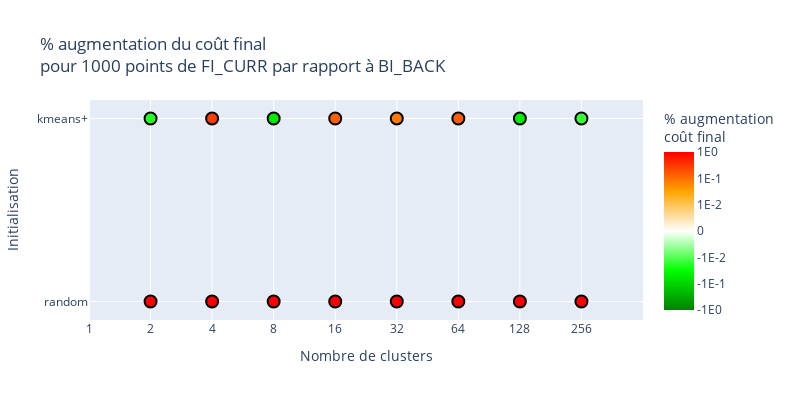
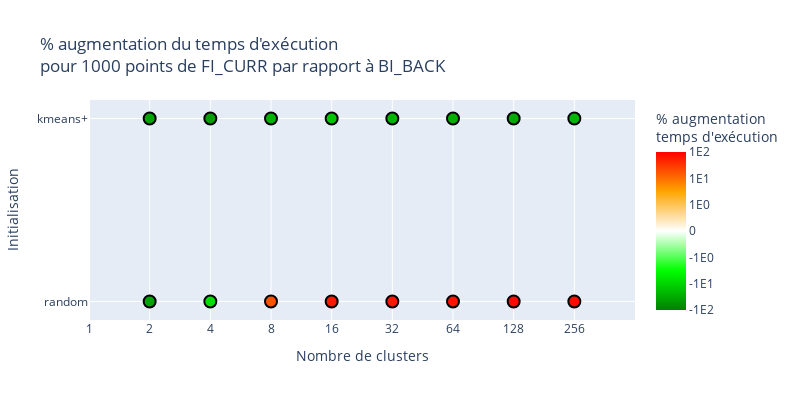
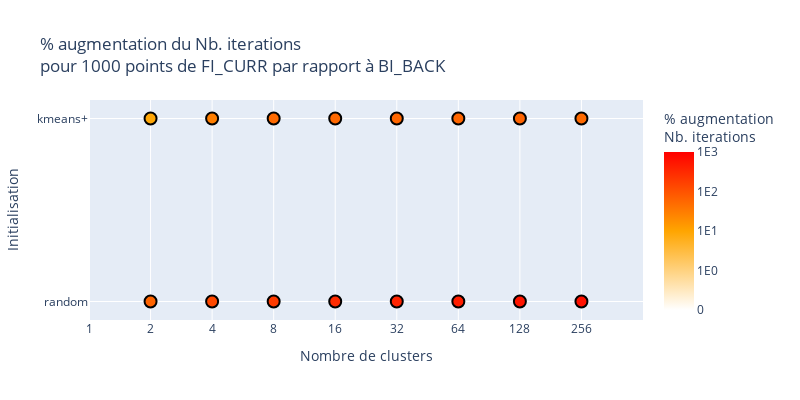
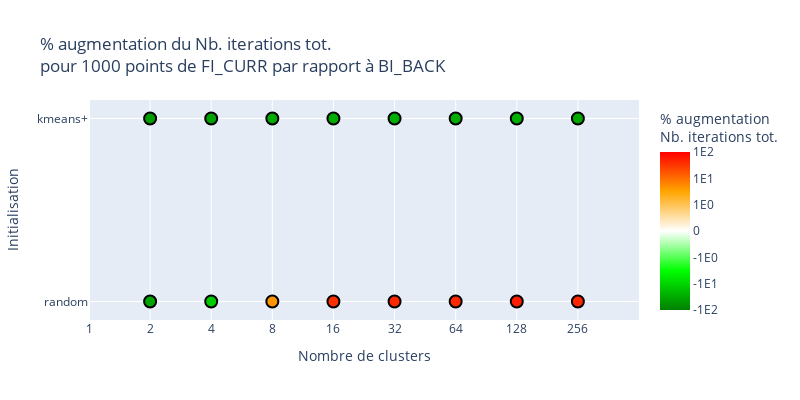

Notebook source saved alongside these figures, in order:
### Code cell
ALGO = "FI_CURR"
for FIELD,(name,ticks_pow,sign) in {"end_cost":("coût final",[-2,-1,0],True),"time":("temps d'exécution",[0,1,2],True),"num_iter":("Nb. iterations",[0,1,2,3],False),"num_iter_tot":("Nb. iterations tot.",[0,1,2],True)}.items():
    df = df_compil[FIELD]
    Ldf = []
    for init in ["random","kmeans+"]:
        df_init = pd.concat([df[(init,"% augm. "+ALGO)]],axis=1,keys=["% augm. "+ALGO]).reset_index()
        df_init["init_type"] = init
        Ldf.append(df_init)
    df = pd.concat(Ldf,axis=0)

    max_val = max(abs(x) for x in ticks_pow)
    min_ticks = min(ticks_pow)
    def logscale(x):
        x = np.array(x)
        log_val = np.log10(np.abs(x+1e-16))
        clipped = np.clip(log_val,min_ticks-1,np.inf)
        return np.sign(x) * (1-min_ticks+clipped)
    colors = ["green","#00FF00","white","orange","red"] if sign else ["white","orange","red"]
    fig = px.scatter(df,x=np.log2(df["num_clusters"]).astype(int),y="init_type",color=logscale(df["% augm. "+ALGO]),# x="Nb. points",
                        hover_data=["num_clusters","init_type","% augm. "+ALGO],
                        color_continuous_scale=colors,
                        range_color=[-max_val-delta_zero if sign else 0.,max_val+delta_zero],
                        range_x=[0,9],
                        width=800,height=400,
                        title=f"% augmentation du {name}<br>pour 1000 points de {ALGO} par rapport à BI_BACK"
                        )

    def build(f):
        ticks_pos = [f(1,p) for p in ticks_pow]
        if sign:
            ticks_neg = [f(-1,p) for p in ticks_pow[::-1]]
        else:
            ticks_neg = []
        return [*ticks_neg,logscale(0),*ticks_pos]
    def func(sign,p):
        real_value = sign*10**p
        return logscale(real_value)
    Lp = build(func)
    Lannot = build(lambda sign,p: "1E"+str(p) if sign > 0 else "-1E"+str(p))
    # print(Lp)
    # print(Lannot)
    fig.update_layout(
        xaxis_title="Nombre de clusters",
        yaxis_title="Initialisation",
        coloraxis_colorbar=dict(
        title=f"% augmentation <br>{name}",
        tickvals=np.round(Lp,decimals=2),
        ticktext=Lannot,
    ))
    fig.update_xaxes(
        ticktext=[str(2**i) for i in range(9)],
        tickvals=[i for i in range(9)],
    )
    fig.update_traces(marker=dict(size=12,
                                line=dict(width=2,
                                            color='black')),
                    selector=dict(mode='markers'))
    fig.show()

### Figure 1 — Plotly figure (JSON) as saved in the notebook; plotly's stock layout.template omitted (floating-point values rounded to 4 significant figures)
{"data": [{"customdata": [[2, 1.847], [4, 31.61], [8, 171.7], [16, 462.2], [32, 1259.0], [64, 2822.0], [128, 5793.0], [256, 13700.0], [2, -0.01932], [4, 0.2941], [8, -0.05295], [16, 0.1339], [32, 0.08149], [64, 0.1402], [128, -0.04474], [256, -0.01529]], "hovertemplate": "x=%{x}<br>init_type=%{y}<br>num_clusters=%{customdata[0]}<br>% augm. FI_CURR=%{customdata[1]}<br>color=%{marker.color}<extra></extra>", "legendgroup": "", "marker": {"color": [3.267, 4.5, 5.235, 5.665, 6.1, 6.451, 6.763, 7.137, -1.286, 2.468, -1.724, 2.127, 1.911, 2.147, -1.651, -1.184], "coloraxis": "coloraxis", "line": {"color": "black", "width": 2}, "size": 12, "symbol": "circle"}, "mode": "markers", "name": "", "orientation": "h", "showlegend": false, "type": "scatter", "x": [1, 2, 3, 4, 5, 6, 7, 8, 1, 2, 3, 4, 5, 6, 7, 8], "xaxis": "x", "y": ["random", "random", "random", "random", "random", "random", "random", "random", "kmeans+", "kmeans+", "kmeans+", "kmeans+", "kmeans+", "kmeans+", "kmeans+", "kmeans+"], "yaxis": "y"}], "layout": {"coloraxis": {"cmax": 3.001, "cmin": -3.001, "colorbar": {"ticktext": ["-1E0", "-1E-1", "-1E-2", 0, "1E-2", "1E-1", "1E0"], "tickvals": [-3, -2, -1, 0, 1, 2, 3], "title": {"text": "% augmentation <br>coût final"}}, "colorscale": [[0, "green"], [0.25, "#00FF00"], [0.5, "white"], [0.75, "orange"], [1, "red"]]}, "height": 400, "legend": {"tracegroupgap": 0}, "title": {"text": "% augmentation du coût final<br>pour 1000 points de FI_CURR par rapport à BI_BACK"}, "width": 800, "xaxis": {"anchor": "y", "domain": [0, 1], "range": [0, 9], "ticktext": ["1", "2", "4", "8", "16", "32", "64", "128", "256"], "tickvals": [0, 1, 2, 3, 4, 5, 6, 7, 8], "title": {"text": "Nombre de clusters"}}, "yaxis": {"anchor": "x", "domain": [0, 1], "title": {"text": "Initialisation"}}}}

### Figure 2 — Plotly figure (JSON) as saved in the notebook; plotly's stock layout.template omitted (floating-point values rounded to 4 significant figures)
{"data": [{"customdata": [[2, -38.74], [4, -7.64], [8, 18.14], [16, 59.45], [32, 64.56], [64, 66.81], [128, 81.14], [256, 80.58], [2, -39.04], [4, -42.58], [8, -25.23], [16, -15.01], [32, -24.24], [64, -28.29], [128, -32.55], [256, -22.77]], "hovertemplate": "x=%{x}<br>init_type=%{y}<br>num_clusters=%{customdata[0]}<br>% augm. FI_CURR=%{customdata[1]}<br>color=%{marker.color}<extra></extra>", "legendgroup": "", "marker": {"color": [-2.588, -1.883, 2.259, 2.774, 2.81, 2.825, 2.909, 2.906, -2.591, -2.629, -2.402, -2.176, -2.385, -2.452, -2.513, -2.357], "coloraxis": "coloraxis", "line": {"color": "black", "width": 2}, "size": 12, "symbol": "circle"}, "mode": "markers", "name": "", "orientation": "h", "showlegend": false, "type": "scatter", "x": [1, 2, 3, 4, 5, 6, 7, 8, 1, 2, 3, 4, 5, 6, 7, 8], "xaxis": "x", "y": ["random", "random", "random", "random", "random", "random", "random", "random", "kmeans+", "kmeans+", "kmeans+", "kmeans+", "kmeans+", "kmeans+", "kmeans+", "kmeans+"], "yaxis": "y"}], "layout": {"coloraxis": {"cmax": 3.001, "cmin": -3.001, "colorbar": {"ticktext": ["-1E2", "-1E1", "-1E0", 0, "1E0", "1E1", "1E2"], "tickvals": [-3, -2, -1, 0, 1, 2, 3], "title": {"text": "% augmentation <br>temps d'exécution"}}, "colorscale": [[0, "green"], [0.25, "#00FF00"], [0.5, "white"], [0.75, "orange"], [1, "red"]]}, "height": 400, "legend": {"tracegroupgap": 0}, "title": {"text": "% augmentation du temps d'exécution<br>pour 1000 points de FI_CURR par rapport à BI_BACK"}, "width": 800, "xaxis": {"anchor": "y", "domain": [0, 1], "range": [0, 9], "ticktext": ["1", "2", "4", "8", "16", "32", "64", "128", "256"], "tickvals": [0, 1, 2, 3, 4, 5, 6, 7, 8], "title": {"text": "Nombre de clusters"}}, "yaxis": {"anchor": "x", "domain": [0, 1], "title": {"text": "Initialisation"}}}}

### Figure 3 — Plotly figure (JSON) as saved in the notebook; plotly's stock layout.template omitted (floating-point values rounded to 4 significant figures)
{"data": [{"customdata": [[2, 60.61], [4, 131.7], [8, 193.2], [16, 304.0], [32, 364.7], [64, 437.1], [128, 564.9], [256, 618.8], [2, 8.89], [4, 29.45], [8, 51.31], [16, 54.34], [32, 58.0], [64, 57.79], [128, 61.1], [256, 51.79]], "hovertemplate": "x=%{x}<br>init_type=%{y}<br>num_clusters=%{customdata[0]}<br>% augm. FI_CURR=%{customdata[1]}<br>color=%{marker.color}<extra></extra>", "legendgroup": "", "marker": {"color": [2.783, 3.12, 3.286, 3.483, 3.562, 3.641, 3.752, 3.792, 1.949, 2.469, 2.71, 2.735, 2.763, 2.762, 2.786, 2.714], "coloraxis": "coloraxis", "line": {"color": "black", "width": 2}, "size": 12, "symbol": "circle"}, "mode": "markers", "name": "", "orientation": "h", "showlegend": false, "type": "scatter", "x": [1, 2, 3, 4, 5, 6, 7, 8, 1, 2, 3, 4, 5, 6, 7, 8], "xaxis": "x", "y": ["random", "random", "random", "random", "random", "random", "random", "random", "kmeans+", "kmeans+", "kmeans+", "kmeans+", "kmeans+", "kmeans+", "kmeans+", "kmeans+"], "yaxis": "y"}], "layout": {"coloraxis": {"cmax": 4.001, "cmin": 0, "colorbar": {"ticktext": [0, "1E0", "1E1", "1E2", "1E3"], "tickvals": [0, 1, 2, 3, 4], "title": {"text": "% augmentation <br>Nb. iterations"}}, "colorscale": [[0, "white"], [0.5, "orange"], [1, "red"]]}, "height": 400, "legend": {"tracegroupgap": 0}, "title": {"text": "% augmentation du Nb. iterations<br>pour 1000 points de FI_CURR par rapport à BI_BACK"}, "width": 800, "xaxis": {"anchor": "y", "domain": [0, 1], "range": [0, 9], "ticktext": ["1", "2", "4", "8", "16", "32", "64", "128", "256"], "tickvals": [0, 1, 2, 3, 4, 5, 6, 7, 8], "title": {"text": "Nombre de clusters"}}, "yaxis": {"anchor": "x", "domain": [0, 1], "title": {"text": "Initialisation"}}}}

### Figure 4 — Plotly figure (JSON) as saved in the notebook; plotly's stock layout.template omitted (floating-point values rounded to 4 significant figures)
{"data": [{"customdata": [[2, -35.42], [4, -13.02], [8, 4.434], [16, 36.98], [32, 43.01], [64, 43.84], [128, 56.7], [256, 44.95], [2, -47.27], [4, -39.52], [8, -30.92], [16, -29.96], [32, -28.5], [64, -29.36], [128, -28.69], [256, -33.93]], "hovertemplate": "x=%{x}<br>init_type=%{y}<br>num_clusters=%{customdata[0]}<br>% augm. FI_CURR=%{customdata[1]}<br>color=%{marker.color}<extra></extra>", "legendgroup": "", "marker": {"color": [-2.549, -2.115, 1.647, 2.568, 2.634, 2.642, 2.754, 2.653, -2.675, -2.597, -2.49, -2.476, -2.455, -2.468, -2.458, -2.531], "coloraxis": "coloraxis", "line": {"color": "black", "width": 2}, "size": 12, "symbol": "circle"}, "mode": "markers", "name": "", "orientation": "h", "showlegend": false, "type": "scatter", "x": [1, 2, 3, 4, 5, 6, 7, 8, 1, 2, 3, 4, 5, 6, 7, 8], "xaxis": "x", "y": ["random", "random", "random", "random", "random", "random", "random", "random", "kmeans+", "kmeans+", "kmeans+", "kmeans+", "kmeans+", "kmeans+", "kmeans+", "kmeans+"], "yaxis": "y"}], "layout": {"coloraxis": {"cmax": 3.001, "cmin": -3.001, "colorbar": {"ticktext": ["-1E2", "-1E1", "-1E0", 0, "1E0", "1E1", "1E2"], "tickvals": [-3, -2, -1, 0, 1, 2, 3], "title": {"text": "% augmentation <br>Nb. iterations tot."}}, "colorscale": [[0, "green"], [0.25, "#00FF00"], [0.5, "white"], [0.75, "orange"], [1, "red"]]}, "height": 400, "legend": {"tracegroupgap": 0}, "title": {"text": "% augmentation du Nb. iterations tot.<br>pour 1000 points de FI_CURR par rapport à BI_BACK"}, "width": 800, "xaxis": {"anchor": "y", "domain": [0, 1], "range": [0, 9], "ticktext": ["1", "2", "4", "8", "16", "32", "64", "128", "256"], "tickvals": [0, 1, 2, 3, 4, 5, 6, 7, 8], "title": {"text": "Nombre de clusters"}}, "yaxis": {"anchor": "x", "domain": [0, 1], "title": {"text": "Initialisation"}}}}
